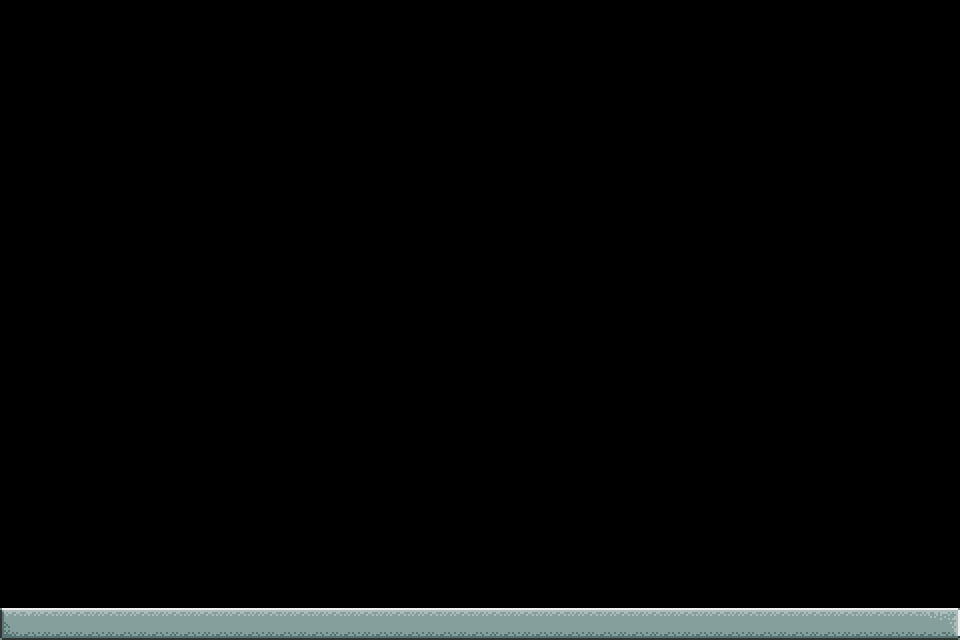

This is a level from a 2D game, rendered from its Tiled map with the project's own tilesets. A one-line summary and the complete map file follow:
An orthogonal 30x20 tile map with 32x32 px tiles, 1 tile layer (map) and 1 object.

<map version="1.10" tiledversion="1.11.2" orientation="orthogonal" renderorder="right-down" width="30" height="20" tilewidth="32" tileheight="32" infinite="0" nextlayerid="3" nextobjectid="3">
 <tileset firstgid="1" name="simpleGraphics_tiles32x32" tilewidth="32" tileheight="32" tilecount="40" columns="8">
  <image source="simpleGraphics_tiles32x32.png" width="256" height="160" />
 </tileset>
 <layer id="1" name="map" width="30" height="20">
  <data encoding="csv">
0,0,0,0,0,0,0,0,0,0,0,0,0,0,0,0,0,0,0,0,0,0,0,0,0,0,0,0,0,0,
0,0,0,0,0,0,0,0,0,0,0,0,0,0,0,0,0,0,0,0,0,0,0,0,0,0,0,0,0,0,
0,0,0,0,0,0,0,0,0,0,0,0,0,0,0,0,0,0,0,0,0,0,0,0,0,0,0,0,0,0,
0,0,0,0,0,0,0,0,0,0,0,0,0,0,0,0,0,0,0,0,0,0,0,0,0,0,0,0,0,0,
0,0,0,0,0,0,0,0,0,0,0,0,0,0,0,0,0,0,0,0,0,0,0,0,0,0,0,0,0,0,
0,0,0,0,0,0,0,0,0,0,0,0,0,0,0,0,0,0,0,0,0,0,0,0,0,0,0,0,0,0,
0,0,0,0,0,0,0,0,0,0,0,0,0,0,0,0,0,0,0,0,0,0,0,0,0,0,0,0,0,0,
0,0,0,0,0,0,0,0,0,0,0,0,0,0,0,0,0,0,0,0,0,0,0,0,0,0,0,0,0,0,
0,0,0,0,0,0,0,0,0,0,0,0,0,0,0,0,0,0,0,0,0,0,0,0,0,0,0,0,0,0,
0,0,0,0,0,0,0,0,0,0,0,0,0,0,0,0,0,0,0,0,0,0,0,0,0,0,0,0,0,0,
0,0,0,0,0,0,0,0,0,0,0,0,0,0,0,0,0,0,0,0,0,0,0,0,0,0,0,0,0,0,
0,0,0,0,0,0,0,0,0,0,0,0,0,0,0,0,0,0,0,0,0,0,0,0,0,0,0,0,0,0,
0,0,0,0,0,0,0,0,0,0,0,0,0,0,0,0,0,0,0,0,0,0,0,0,0,0,0,0,0,0,
0,0,0,0,0,0,0,0,0,0,0,0,0,0,0,0,0,0,0,0,0,0,0,0,0,0,0,0,0,0,
0,0,0,0,0,0,0,0,0,0,0,0,0,0,0,0,0,0,0,0,0,0,0,0,0,0,0,0,0,0,
0,0,0,0,0,0,0,0,0,0,0,0,0,0,0,0,0,0,0,0,0,0,0,0,0,0,0,0,0,0,
0,0,0,0,0,0,0,0,0,0,0,0,0,0,0,0,0,0,0,0,0,0,0,0,0,0,0,0,0,0,
0,0,0,0,0,0,0,0,0,0,0,0,0,0,0,0,0,0,0,0,0,0,0,0,0,0,0,0,0,0,
0,0,0,0,0,0,0,0,0,0,0,0,0,0,0,0,0,0,0,0,0,0,0,0,0,0,0,0,0,0,
22,24,24,24,24,24,24,24,24,24,24,24,24,24,24,24,24,24,24,24,24,24,24,24,24,24,24,24,24,23
</data>
 </layer>
 <objectgroup id="2" name="collision">
  <object id="1" x="0" y="609.013" width="957.369" height="26.7966">
   <properties>
    <property name="collidable" type="bool" value="true" />
   </properties>
  </object>
 </objectgroup>
</map>
